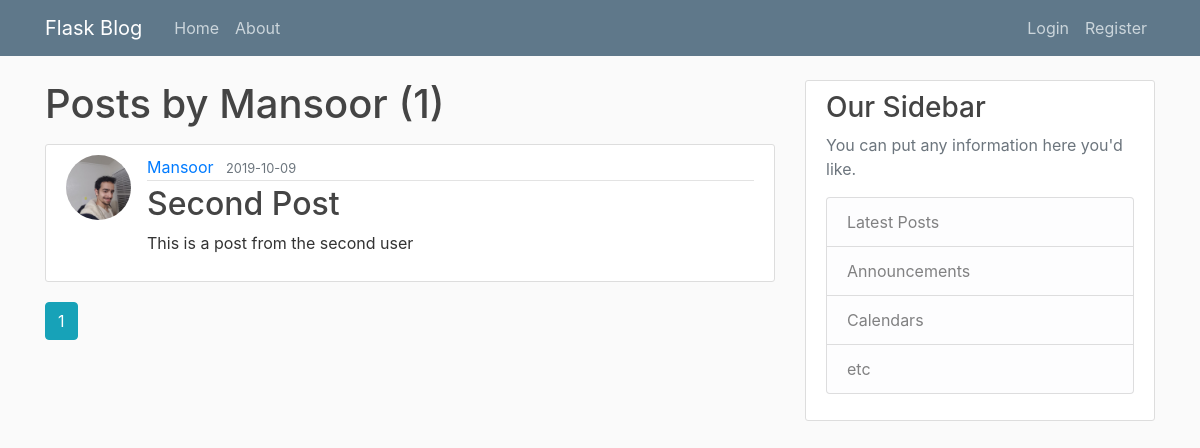
Page /user/Mansoor on the committed database.
### flaskblog/models.py (models this page shows, shortened)
class User(db.Model, UserMixin):
    id=db.Column(db.Integer, primary_key=True)
    username=db.Column(db.String(20), unique=True, nullable=False)
    email=db.Column(db.String(120), unique=True, nullable=False)
    image_file=db.Column(db.String(20), nullable=False, default='default.jpeg')
    password=db.Column(db.String(60), nullable=False)
    posts=db.relationship('Post', backref='author', lazy=True)

class Post(db.Model):
    id=db.Column(db.Integer, primary_key=True)
    title=db.Column(db.String(100), nullable=False)
    date_posted=db.Column(db.DateTime, nullable=False, default=datetime.utcnow)
    content=db.Column(db.Text, nullable=False)
    user_id=db.Column(db.Integer, db.ForeignKey('user.id'), nullable=False)

### flaskblog/users/routes.py (the view)
@users.route('/user/<string:username>')
def user_post(username):
    page=request.args.get('page', 1, type=int)
    user=User.query.filter_by(username=username).first_or_404()
    posts=Post.query.filter_by(author=user)\
        .order_by(Post.date_posted.desc())\
        .paginate(page=page, per_page=1)
    return render_template('user_post.html', posts=posts, user=user)

### flaskblog/templates/user_post.html
{% extends "layout.html" %}
{% block content %}
    <h1 class="mb-3">Posts by {{user.username}} ({{posts.total}})</h1>
        {% for post in posts.items %}
        <article class="media content-section">
            <img class="rounded-circle article-img" src="{{url_for('static', filename='profile_pictures/'+post.author.image_file)}}" alt="">
                <div class="media-body">
                  <div class="article-metadata">
                    <a class="mr-2" href="{{url_for('users.user_post', username=post.author.username)}}">{{ post.author.username }}</a>
                    <small class="text-muted">{{ post.date_posted.strftime('%Y-%m-%d') }}</small>
                  </div>
                  <h2><a class="article-title" href="{{url_for('posts.post', post_id=post.id)}}">{{ post.title }}</a></h2>
                  <p class="article-content">{{ post.content }}</p>
                </div>
              </article>
        {% endfor %}
        {% for page_num in posts.iter_pages(left_edge=1, right_edge=1, left_current=1, right_current=2) %}
          {% if page_num %}
              {% if posts.page==page_num %}
              <a class="btn btn-info mb-4" href="{{url_for('users.user_post',username=user.username, page=page_num)}}">{{page_num}}</a>
              {% else %}
              <a class="btn btn-outline-info mb-4" href="{{url_for('users.user_post',username=user.username, page=page_num)}}">{{page_num}}</a>
              {% endif %}
          {% else %}
          ...
          {%endif%}
        {% endfor %}
{% endblock content%}

### flaskblog/static/main.css (style rules this page uses)
body { background: #fafafa; color: #333333; margin-top: 5rem; }
h1, h2, h3, h4, h5, h6 { color: #444444; }
.content-section { background: #ffffff; padding: 10px 20px; border: 1px solid #dddddd; border-radius: 3px; margin-bottom: 20px; }
.article-title { color: #444444; }
.article-content { white-space: pre-line; }
.article-img { height: 65px; width: 65px; margin-right: 16px; }
.article-metadata { padding-bottom: 1px; margin-bottom: 4px; border-bottom: 1px solid #e3e3e3 }

### rows in the picture
User: username "Mansoor"
Post: image_file (placeholder picture), author.username "Mansoor", date_posted "2019-10-09", title "Second Post", content "This is a post from the second user"

### other values in the picture
{{ posts.total }} "1"
{{ page_num }} "1"
